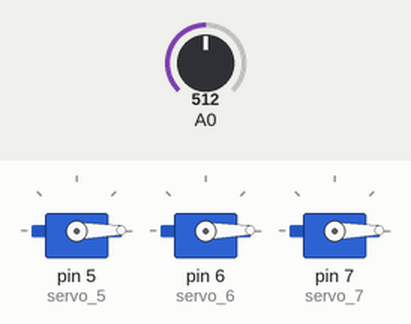
This sketch was run on a simulated Arduino Uno, built with avr-gcc and run on an emulated ATmega328P. Parts: 3 × servo. Inputs (shaded band) come from the test bench; at power-on: A0 = 512.

Above: at 1.2 s.
1.3 s: A0 set to 306
At 3.1 s:
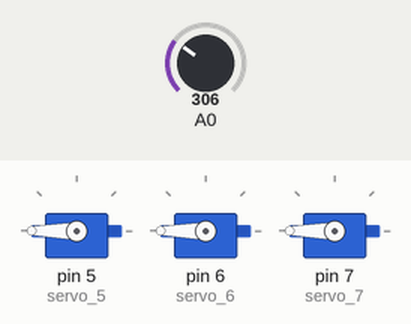
3.5 s: A0 set to 122
At 4.8 s:
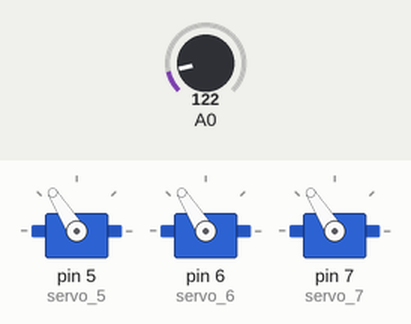
5.5 s: A0 set to 900
At 6.5 s:
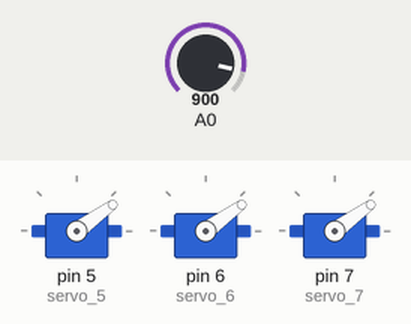
7.5 s: A0 set to 1023
At 9.2 s:
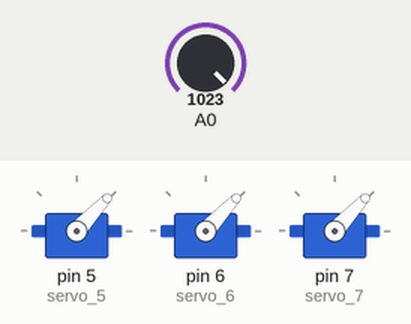
9.5 s: A0 set to 511
At 11.2 s:
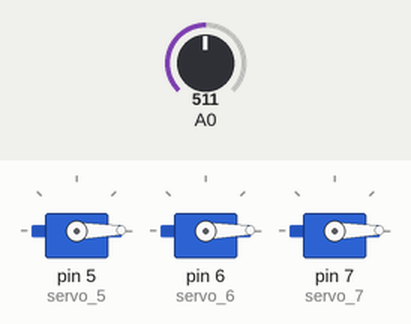
Timing chart, 0 to 12.5 s (numbered marks = the images above; inputs shaded):
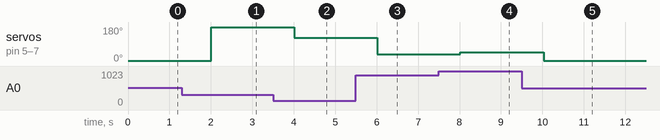

The sketch:

Three_moves_Robot_Arm.ino
```cpp
// C++ code
//
#include <Servo.h>

Servo servo_5;

Servo servo_6;

Servo servo_7;

int counter;

int counter2;

int counter3;

void setup()
{
  pinMode(A0, INPUT);
  servo_5.attach(5, 500, 2500);

  servo_6.attach(6, 500, 2500);

  servo_7.attach(7, 500, 2500);

}

void loop()
{
  servo_5.write(analogRead(A0));
  servo_6.write(analogRead(A0));
  servo_7.write(analogRead(A0));
  delay(2000); // Wait for 2000 millisecond(s)
  for (counter = 0; counter < 8; ++counter) {
    servo_5.write(analogRead(A0));
  }
  for (counter2 = 0; counter2 < 9; ++counter2) {
    servo_6.write(analogRead(A0));
  }
  for (counter3 = 0; counter3 < 10; ++counter3) {
    servo_7.write(analogRead(A0));
  }
}
```

Measured:
- after the input at 1.3 s, servo on pin 5 (servo_5), servo on pin 6 (servo_6), servo on pin 7 (servo_7): 1° → 180° after 0.71 s
- after the input at 3.5 s, servo on pin 5 (servo_5), servo on pin 6 (servo_6), servo on pin 7 (servo_7): 180° → 122° after 0.51 s
- after the input at 5.5 s, servo on pin 5 (servo_5), servo on pin 6 (servo_6), servo on pin 7 (servo_7): 122° → 36° after 0.52 s
- after the input at 7.5 s, servo on pin 5 (servo_5), servo on pin 6 (servo_6), servo on pin 7 (servo_7): 36° → 47° after 0.52 s
- after the input at 9.5 s, servo on pin 5 (servo_5), servo on pin 6 (servo_6), servo on pin 7 (servo_7): 47° → 1° after 0.53 s
